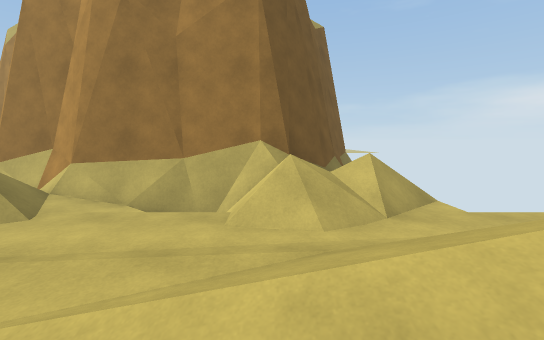
view 1 (above)

24 first-person views from a walk through a scene from a Unity 3-D project. The camera is 1.5 m above the floor, tilts 6° down and sees 90° across. The floor is counted in squares, 1 m on a side. Each view is taken from the middle of a square. On the plan, view 1 faces up. The plan holds only what a view shows up to about 14 squares ahead; the rest is blank. The place goes on beyond the plan. Some surface patterns are stand-ins.

view 2
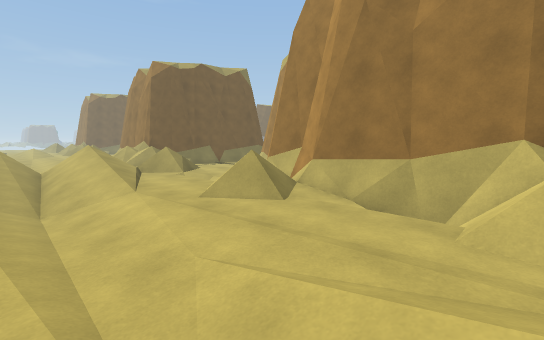

view 3
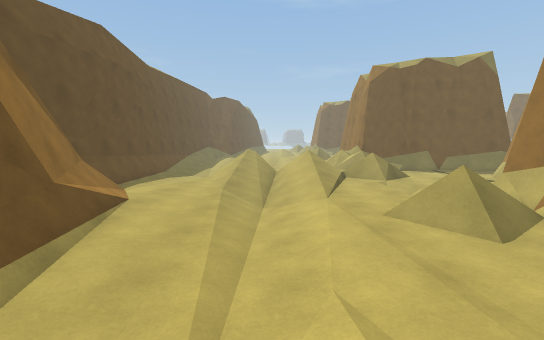

view 4
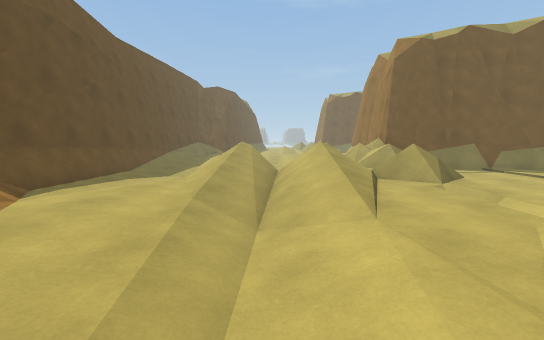

view 5
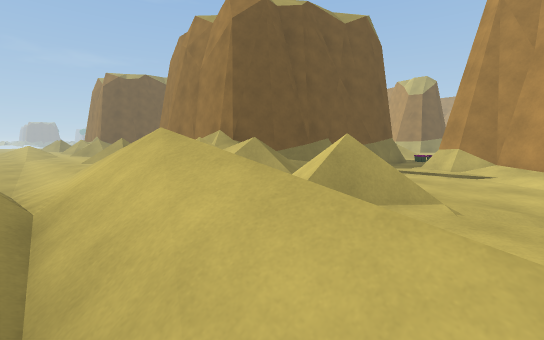

view 6
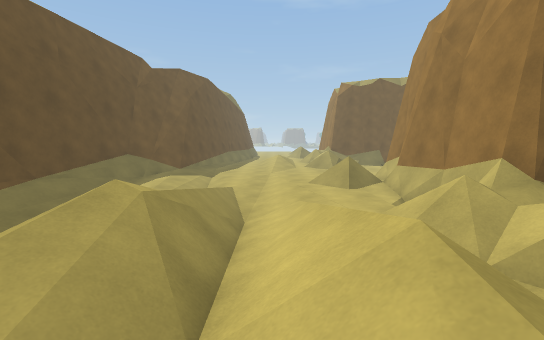

view 7
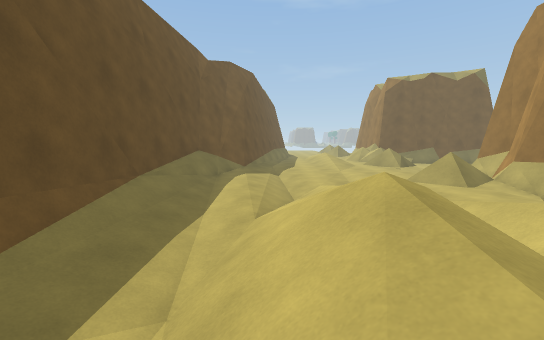

view 8
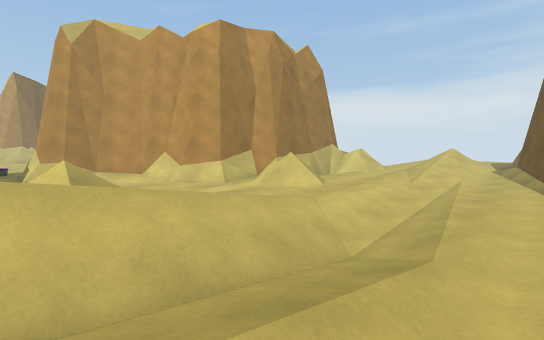

view 9
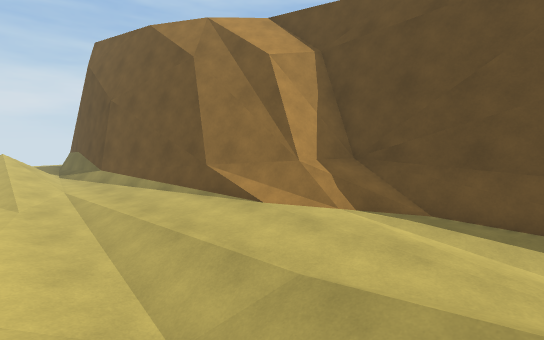

view 10
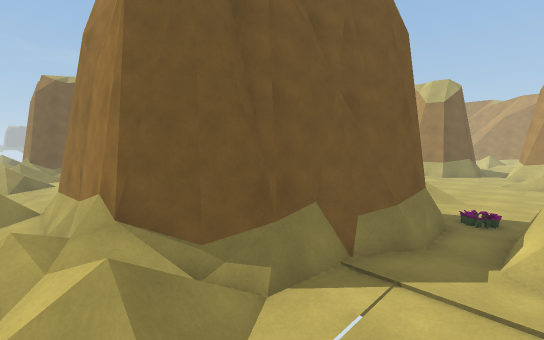

view 11
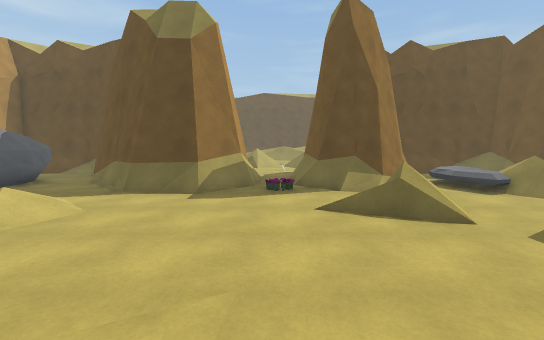

view 12
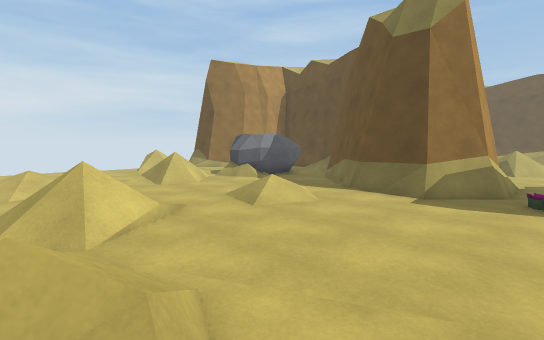

view 13
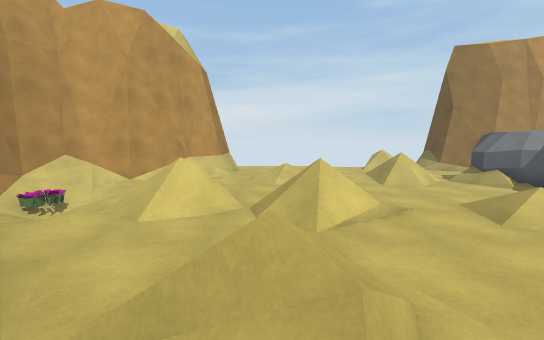

view 14
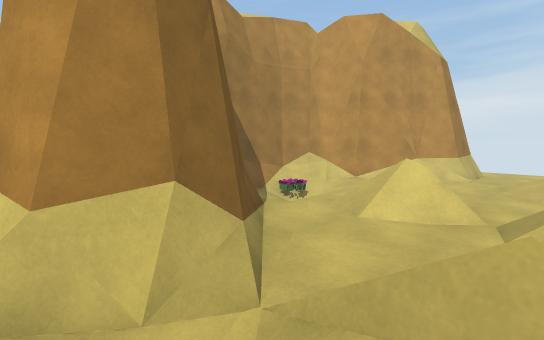

view 15
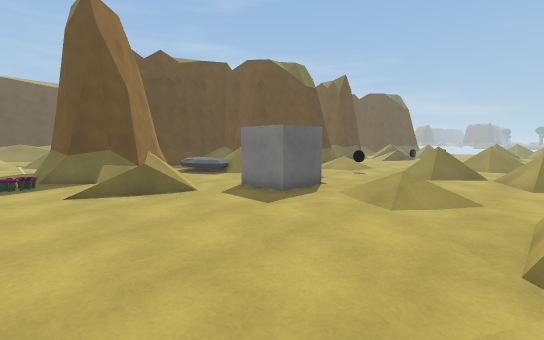

view 16
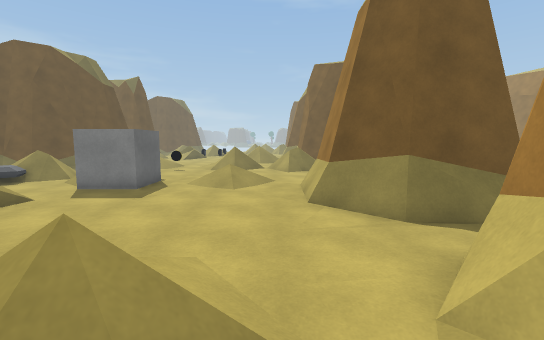

view 17
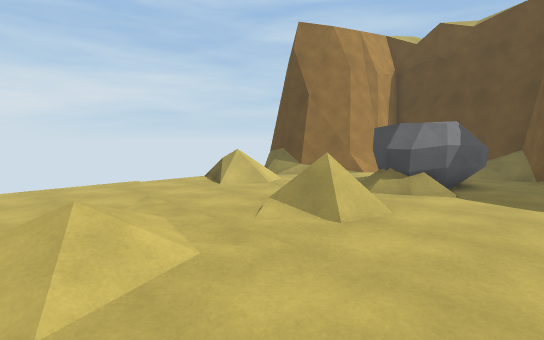

view 18
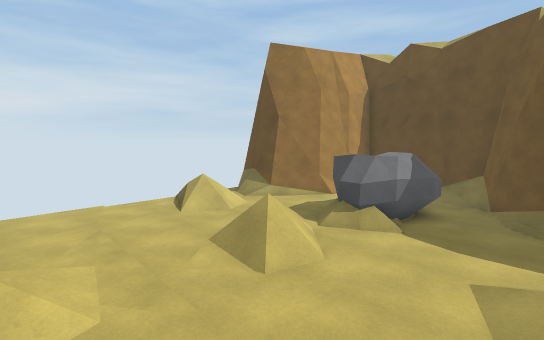

view 19
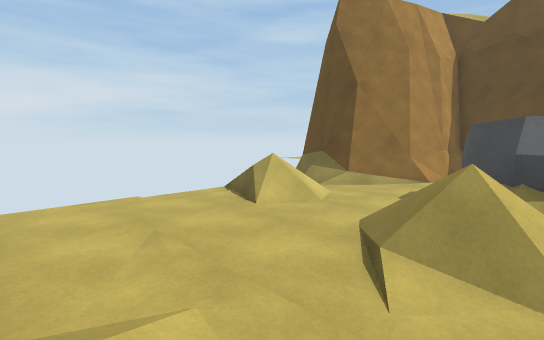

view 20
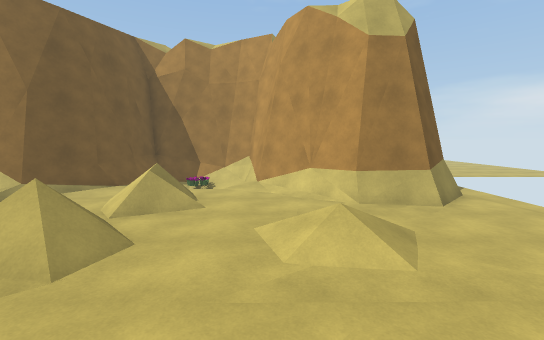

view 21
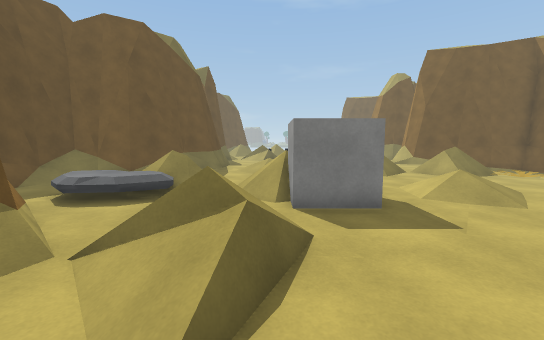

view 22
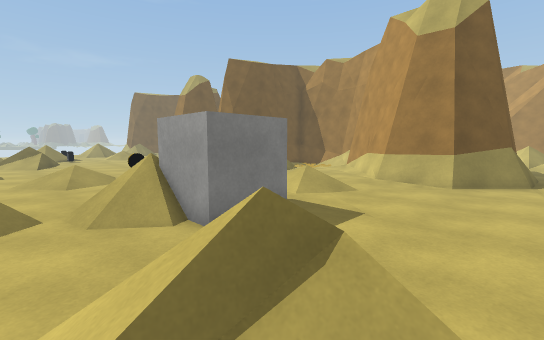

view 23
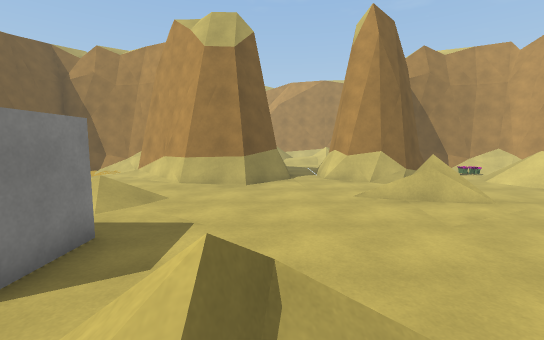

view 24
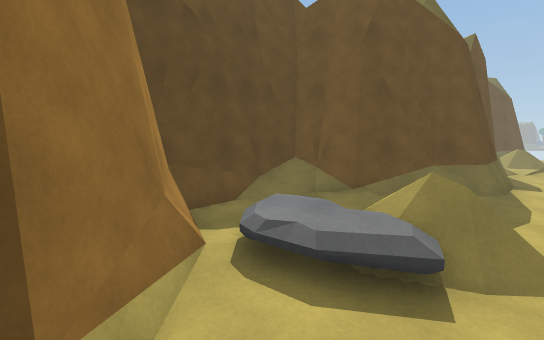

### Floor plan
Key: @ floor where view 1 was taken; # wall or solid block; . main floor; : floor 0.25 m higher than the main floor; - floor 0.25 m lower than the main floor; _ floor 0.5 m lower than the main floor; + floor 0.75 m higher than the main floor; / step, stairs or slope; = window, fence, low wall or low ledge; P plant; R rock; O other object.
Columns run from 29 left of view 1 to 4 right of it. Each row starts with its distance up from view 1.
 34             .      ######
 33             .      #.///#
 32      #     #=.#   ##//P/##
 31    ./##    #=.#  ##:///./##
 30   P...##   #..####/..//...##   #=.
 29    ....#####..###/..// ....#####..
 28   +.....==#.........// .....===...
 27 ./..../........///.../..../......
 26 //...///......////..//...///......
 25  //.. //......./#/.////..///......
 24  //..../............///..../......
 23  .................../.............
 22  O....OOO................./.......
 21 //... OOO...........//...///......
 20 //..  //..///......///...///..///
 19 //..../..////.......//..../...//
 18 .....=/...//.............R/.../
 17 ... /=//../.....####....RRR...
 16 #    //+..###.P######...R R...##
 15 ##...  +.#####.##   ##.RR  R.####
 14  ##.. R/##  ##.##    ## R   ##  #
 13   #..../#   #=.###    #=.  =#   ##
 12   ##/..=#  ##...###   ##   =#   #
 11    #####   #=.....##   ######   #
 10            #=......##          #=
  9           ##/......=##        ##
  8  ####   ###//../....###########/
  7  ..######=///////......######= //
  6    =/.// ///  /////////=/..//////.
  5    //...////   //....////....///..
  4  .//....      /////...//.........
  3  ......//////////////........////
  2 .///////////////////////...///////
  1 .---__/////=/////////__---..//////
  0 ---//////// /////////////....@..//
 -1 /////  ///////////...........=####
 -2 ////////////////.........=######
 -3 .......--////   ....:::#####
 -4 =:...--/////////-.../=##
 -5 #===//////////.....//=#
 -6 #######################

Positions as (right, up) in squares from view 1, and headings:
1: (0, 0), facing up
2: (0, 0), facing up-left
3: (0, 1), facing left
4: (-4, 1), facing left
5: (-11, 1), facing up-left
6: (-14, 2), facing left
7: (-15, -2), facing left
8: (-15, -2), facing up-right
9: (-13, 2), facing down-right
10: (-14, 6), facing up-left
11: (-15, 26), facing down
12: (-15, 26), facing down-right
13: (-15, 26), facing right
14: (-15, 26), facing up-right
15: (-15, 28), facing down-left
16: (-12, 27), facing left
17: (-7, 26), facing down-right
18: (-8, 25), facing down-right
19: (-4, 25), facing down-right
20: (-4, 20), facing up
21: (-15, 20), facing left
22: (-17, 18), facing up-left
23: (-18, 18), facing up
24: (-19, 18), facing down-left
